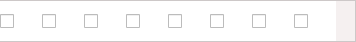
<?xml version="1.0" encoding="UTF-8"?>
<ui version="4.0">
 <class>ToolBarClass</class>
 <widget class="QWidget" name="ToolBarClass">
  <property name="geometry">
   <rect>
    <x>0</x>
    <y>0</y>
    <width>356</width>
    <height>42</height>
   </rect>
  </property>
  <property name="sizePolicy">
   <sizepolicy hsizetype="Preferred" vsizetype="Fixed">
    <horstretch>0</horstretch>
    <verstretch>0</verstretch>
   </sizepolicy>
  </property>
  <property name="minimumSize">
   <size>
    <width>0</width>
    <height>42</height>
   </size>
  </property>
  <property name="maximumSize">
   <size>
    <width>16777215</width>
    <height>42</height>
   </size>
  </property>
  <property name="windowTitle">
   <string>ToolBar</string>
  </property>
  <property name="styleSheet">
   <string notr="true">QWidget#ToolBarClass {
	background-color:white;
	border-style: solid solid solid none;
	border-width: 1px;
	border-color: rgb(205,200,200);
}</string>
  </property>
  <layout class="QGridLayout" name="gridLayout">
   <property name="leftMargin">
    <number>0</number>
   </property>
   <property name="topMargin">
    <number>0</number>
   </property>
   <property name="rightMargin">
    <number>0</number>
   </property>
   <property name="bottomMargin">
    <number>0</number>
   </property>
   <property name="spacing">
    <number>0</number>
   </property>
   <item row="0" column="0">
    <widget class="QCheckBox" name="laserPen">
     <property name="sizePolicy">
      <sizepolicy hsizetype="Fixed" vsizetype="Fixed">
       <horstretch>0</horstretch>
       <verstretch>0</verstretch>
      </sizepolicy>
     </property>
     <property name="minimumSize">
      <size>
       <width>42</width>
       <height>42</height>
      </size>
     </property>
     <property name="maximumSize">
      <size>
       <width>42</width>
       <height>42</height>
      </size>
     </property>
     <property name="styleSheet">
      <string notr="true">QCheckBox#laserPen {
    
}

QCheckBox#laserPen::indicator {
    
}
 
QCheckBox#laserPen::indicator:unchecked {
    image: url(:/ToolBar/Resources/tb_laser_pen.png);
	background-color: transparent;
}
 
QCheckBox#laserPen::indicator:unchecked:disabled {
    image: url(:/ToolBar/Resources/tb_laser_pen.png);
	background-color: transparent;
}
 
QCheckBox#laserPen::indicator:unchecked:hover {
    image: url(:/ToolBar/Resources/tb_laser_pen.png);
	background-color: rgb(245,240,240);
	border-style:solid;
	border-width:1px;
	border-color: rgb(192,187,187);
}
 
QCheckBox#laserPen::indicator:checked {
    image: url(:/ToolBar/Resources/tb_laser_pen_selected.png);
	background-color: rgb(205,200,200);
	border-style:solid;
	border-width:1px;
	border-color: rgb(192,187,187);
}</string>
     </property>
     <property name="text">
      <string/>
     </property>
    </widget>
   </item>
   <item row="0" column="1">
    <widget class="QCheckBox" name="moveCheckBox">
     <property name="sizePolicy">
      <sizepolicy hsizetype="Fixed" vsizetype="Fixed">
       <horstretch>0</horstretch>
       <verstretch>0</verstretch>
      </sizepolicy>
     </property>
     <property name="minimumSize">
      <size>
       <width>42</width>
       <height>42</height>
      </size>
     </property>
     <property name="maximumSize">
      <size>
       <width>42</width>
       <height>42</height>
      </size>
     </property>
     <property name="styleSheet">
      <string notr="true">QCheckBox#moveCheckBox {
    
}

QCheckBox#moveCheckBox::indicator {
    
}
 
QCheckBox#moveCheckBox::indicator:unchecked {
    image: url(:/ToolBar/Resources/tb_move.png);
}
 
QCheckBox#moveCheckBox::indicator:unchecked:disabled {
    image:url(:/ToolBar/Resources/tb_move.png);
}
 
QCheckBox#moveCheckBox::indicator:unchecked:hover {
    image: url(:/ToolBar/Resources/tb_move.png);
	background-color: rgb(245,240,240);
	border-style:solid;
	border-width:1px;
	border-color: rgb(192,187,187);
}
 
QCheckBox#moveCheckBox::indicator:checked {
    image: url(:/ToolBar/Resources/tb_move_selected.png);
	background-color: rgb(205,200,200);
	border-style:solid;
	border-width:1px;
	border-color: rgb(192,187,187);
}</string>
     </property>
     <property name="text">
      <string/>
     </property>
    </widget>
   </item>
   <item row="0" column="2">
    <widget class="QCheckBox" name="penCheckBox">
     <property name="sizePolicy">
      <sizepolicy hsizetype="Fixed" vsizetype="Fixed">
       <horstretch>0</horstretch>
       <verstretch>0</verstretch>
      </sizepolicy>
     </property>
     <property name="minimumSize">
      <size>
       <width>42</width>
       <height>42</height>
      </size>
     </property>
     <property name="maximumSize">
      <size>
       <width>42</width>
       <height>42</height>
      </size>
     </property>
     <property name="styleSheet">
      <string notr="true">QCheckBox#penCheckBox {
    
}

QCheckBox#penCheckBox::indicator {
    
}
 
QCheckBox#penCheckBox::indicator:unchecked {
    image: url(:/ToolBar/Resources/tb_pen.png);
	background-color: transparent;
}
 
QCheckBox#penCheckBox::indicator:unchecked:disabled {
    image: url(:/ToolBar/Resources/tb_pen.png);
	background-color: transparent;
}
 
QCheckBox#penCheckBox::indicator:unchecked:hover {
    image: url(:/ToolBar/Resources/tb_pen.png);
	background-color: rgb(245,240,240);
	border-style:solid;
	border-width:1px;
	border-color: rgb(192,187,187);
}
 
QCheckBox#penCheckBox::indicator:checked {
    image: url(:/ToolBar/Resources/tb_pen_selected.png);
	background-color: rgb(205,200,200);
	border-style:solid;
	border-width:1px;
	border-color: rgb(192,187,187);
}</string>
     </property>
     <property name="text">
      <string/>
     </property>
    </widget>
   </item>
   <item row="0" column="3">
    <widget class="QCheckBox" name="textCheckBox">
     <property name="sizePolicy">
      <sizepolicy hsizetype="Fixed" vsizetype="Fixed">
       <horstretch>0</horstretch>
       <verstretch>0</verstretch>
      </sizepolicy>
     </property>
     <property name="minimumSize">
      <size>
       <width>42</width>
       <height>42</height>
      </size>
     </property>
     <property name="maximumSize">
      <size>
       <width>42</width>
       <height>42</height>
      </size>
     </property>
     <property name="styleSheet">
      <string notr="true">QCheckBox#textCheckBox {
    
}

QCheckBox#textCheckBox::indicator {
    
}
 
QCheckBox#textCheckBox::indicator:unchecked {
    image: url(:/ToolBar/Resources/tb_text.png);
	background-color: transparent;
}
 
QCheckBox#textCheckBox::indicator:unchecked:disabled {
    image: url(:/ToolBar/Resources/tb_text.png);
	background-color: transparent;
}
 
QCheckBox#textCheckBox::indicator:unchecked:hover {
    image: url(:/ToolBar/Resources/tb_text.png);
	background-color: rgb(245,240,240);
	border-style:solid;
	border-width:1px;
	border-color: rgb(192,187,187);
}
 
QCheckBox#textCheckBox::indicator:checked {
    image: url(:/ToolBar/Resources/tb_text_selected.png);
	background-color: rgb(205,200,200);
	border-style:solid;
	border-width:1px;
	border-color: rgb(192,187,187);
}</string>
     </property>
     <property name="text">
      <string/>
     </property>
    </widget>
   </item>
   <item row="0" column="4">
    <widget class="QCheckBox" name="arrowCheckBox">
     <property name="sizePolicy">
      <sizepolicy hsizetype="Fixed" vsizetype="Fixed">
       <horstretch>0</horstretch>
       <verstretch>0</verstretch>
      </sizepolicy>
     </property>
     <property name="minimumSize">
      <size>
       <width>42</width>
       <height>42</height>
      </size>
     </property>
     <property name="maximumSize">
      <size>
       <width>42</width>
       <height>42</height>
      </size>
     </property>
     <property name="styleSheet">
      <string notr="true">QCheckBox#arrowCheckBox {
    
}

QCheckBox#arrowCheckBox::indicator {
    
}
 
QCheckBox#arrowCheckBox::indicator:unchecked {
    image: url(:/ToolBar/Resources/tb_arrow.png);
	background-color: transparent;
}
 
QCheckBox#arrowCheckBox::indicator:unchecked:disabled {
    image: url(:/ToolBar/Resources/tb_arrow.png);
	background-color: transparent;
}
 
QCheckBox#arrowCheckBox::indicator:unchecked:hover {
    image: url(:/ToolBar/Resources/tb_arrow.png);
	background-color: rgb(245,240,240);
	border-style:solid;
	border-width:1px;
	border-color: rgb(192,187,187);
}
 
QCheckBox#arrowCheckBox::indicator:checked {
    image: url(:/ToolBar/Resources/tb_arrow_selected.png);
	background-color: rgb(205,200,200);
	border-style:solid;
	border-width:1px;
	border-color: rgb(192,187,187);
}</string>
     </property>
     <property name="text">
      <string/>
     </property>
    </widget>
   </item>
   <item row="0" column="5">
    <widget class="QCheckBox" name="rectCheckBox">
     <property name="sizePolicy">
      <sizepolicy hsizetype="Fixed" vsizetype="Fixed">
       <horstretch>0</horstretch>
       <verstretch>0</verstretch>
      </sizepolicy>
     </property>
     <property name="minimumSize">
      <size>
       <width>42</width>
       <height>42</height>
      </size>
     </property>
     <property name="maximumSize">
      <size>
       <width>42</width>
       <height>42</height>
      </size>
     </property>
     <property name="styleSheet">
      <string notr="true">QCheckBox#rectCheckBox {
    
}

QCheckBox#rectCheckBox::indicator {
    
}
 
QCheckBox#rectCheckBox::indicator:unchecked {
    image: url(:/ToolBar/Resources/tb_rect.png);
	background-color: transparent;
}
 
QCheckBox#rectCheckBox::indicator:unchecked:disabled {
    image: url(:/ToolBar/Resources/tb_rect.png);
	background-color: transparent;
}
 
QCheckBox#rectCheckBox::indicator:unchecked:hover {
    image: url(:/ToolBar/Resources/tb_rect.png);
	background-color: rgb(245,240,240);
	border-style:solid;
	border-width:1px;
	border-color: rgb(192,187,187);
}
 
QCheckBox#rectCheckBox::indicator:checked {
    image: url(:/ToolBar/Resources/tb_rect_selected.png);
	background-color: rgb(205,200,200);
	border-style:solid;
	border-width:1px;
	border-color: rgb(192,187,187);
}</string>
     </property>
     <property name="text">
      <string/>
     </property>
    </widget>
   </item>
   <item row="0" column="6">
    <widget class="QCheckBox" name="eraseCheckBox">
     <property name="sizePolicy">
      <sizepolicy hsizetype="Fixed" vsizetype="Fixed">
       <horstretch>0</horstretch>
       <verstretch>0</verstretch>
      </sizepolicy>
     </property>
     <property name="minimumSize">
      <size>
       <width>42</width>
       <height>42</height>
      </size>
     </property>
     <property name="maximumSize">
      <size>
       <width>42</width>
       <height>42</height>
      </size>
     </property>
     <property name="styleSheet">
      <string notr="true">QCheckBox#eraseCheckBox {
    
}

QCheckBox#eraseCheckBox::indicator {
    
}
 
QCheckBox#eraseCheckBox::indicator:unchecked {
    image: url(:/ToolBar/Resources/tb_erase.png);
	background-color: transparent;
}
 
QCheckBox#eraseCheckBox::indicator:unchecked:disabled {
    image: url(:/ToolBar/Resources/tb_erase.png);
	background-color: transparent;
}
 
QCheckBox#eraseCheckBox::indicator:unchecked:hover {
    image: url(:/ToolBar/Resources/tb_erase.png);
	background-color: rgb(245,240,240);
	border-style:solid;
	border-width:1px;
	border-color: rgb(192,187,187);
}
 
QCheckBox#eraseCheckBox::indicator:checked {
    image: url(:/ToolBar/Resources/tb_erase_selected.png);
	background-color: rgb(205,200,200);
	border-style:solid;
	border-width:1px;
	border-color: rgb(192,187,187);
}</string>
     </property>
     <property name="text">
      <string/>
     </property>
    </widget>
   </item>
   <item row="0" column="7">
    <widget class="QCheckBox" name="clearCheckBox">
     <property name="sizePolicy">
      <sizepolicy hsizetype="Fixed" vsizetype="Fixed">
       <horstretch>0</horstretch>
       <verstretch>0</verstretch>
      </sizepolicy>
     </property>
     <property name="minimumSize">
      <size>
       <width>42</width>
       <height>42</height>
      </size>
     </property>
     <property name="maximumSize">
      <size>
       <width>42</width>
       <height>42</height>
      </size>
     </property>
     <property name="styleSheet">
      <string notr="true">QCheckBox#clearCheckBox {
    
}

QCheckBox#clearCheckBox::indicator {
    
}
 
QCheckBox#clearCheckBox::indicator:unchecked {
    image: url(:/ToolBar/Resources/tb_clear.png);
	background-color: transparent;
}
 
QCheckBox#clearCheckBox::indicator:unchecked:disabled {
    image: url(:/ToolBar/Resources/tb_clear.png);
	background-color: transparent;
}
 
QCheckBox#clearCheckBox::indicator:unchecked:hover {
    image: url(:/ToolBar/Resources/tb_clear.png);
	background-color: rgb(245,240,240);
	border-style:solid;
	border-width:1px;
	border-color: rgb(192,187,187);
}
 
QCheckBox#clearCheckBox::indicator:checked {
    image: url(:/ToolBar/Resources/tb_clear_selected.png);
	background-color: rgb(205,200,200);
	border-style:solid;
	border-width:1px;
	border-color: rgb(192,187,187);
}</string>
     </property>
     <property name="text">
      <string/>
     </property>
    </widget>
   </item>
   <item row="0" column="8">
    <widget class="QToolButton" name="retractButton">
     <property name="minimumSize">
      <size>
       <width>0</width>
       <height>40</height>
      </size>
     </property>
     <property name="styleSheet">
      <string notr="true">QToolButton#retractButton {
    background-repeat: no-repeat;
    background-color: rgb(245,240,240);
	border-style: none;
	margin-right:1px;
}

QToolButton#retractButton:hover {
    background-repeat: no-repeat;
    background-color: rgb(234,224,224);
	border-style: none;
	margin-right:1px;
}

QToolButton#retractButton:pressed {
    background-repeat: no-repeat;
    background-color: rgb(205,200,200);
	border-style: none;
	margin-right:1px;
}</string>
     </property>
     <property name="text">
      <string/>
     </property>
     <property name="icon">
      <iconset>
       <normaloff>:/ToolBar/Resources/tb_retract.png</normaloff>:/ToolBar/Resources/tb_retract.png</iconset>
     </property>
    </widget>
   </item>
  </layout>
 </widget>
 <layoutdefault spacing="6" margin="11"/>
 <resources>
  <include location="ToolBar.qrc"/>
 </resources>
 <connections/>
</ui>
